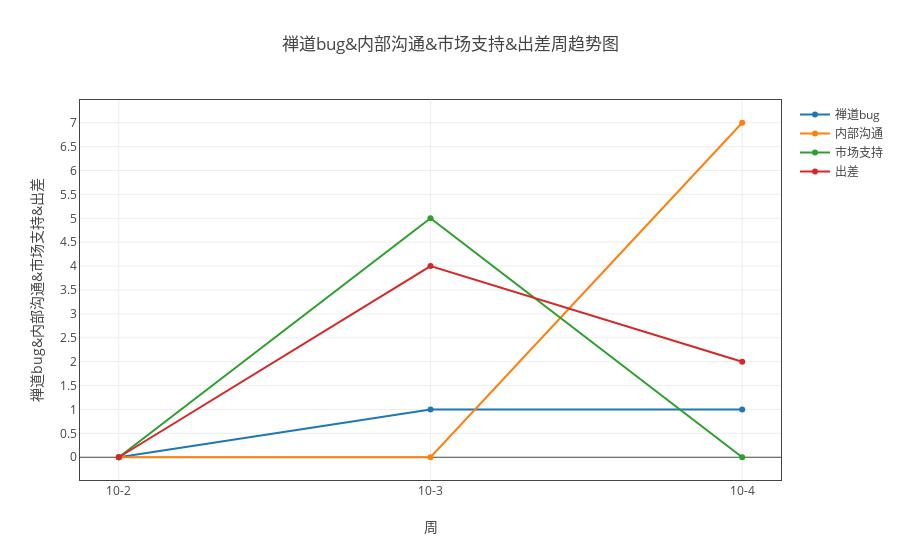

This figure's notebook cell:
### Markdown cell above
#### 内部沟通、市场支持、出差和禅道bug

### Code cell
ss=myModule.format(all_dict ,"日期" ,['内部沟通','市场支持', '出差', '禅道bug'])
tt = myModule.myPlot(ss.groupby('sum'))
tt.plot('line')

### Figure 1 — Plotly figure (JSON) as saved in the notebook; plotly's stock layout.template omitted (floating-point values rounded to 4 significant figures)
{"data": [{"name": "禅道bug", "type": "scatter", "uid": "55a91cb8-dbfd-11e8-8ddb-a41f72875c19", "x": ["10-2", "10-3", "10-4"], "y": [0, 1, 1]}, {"name": "内部沟通", "type": "scatter", "uid": "55a91cb9-dbfd-11e8-8ddb-a41f72875c19", "x": ["10-2", "10-3", "10-4"], "y": [0, 0, 7]}, {"name": "市场支持", "type": "scatter", "uid": "55a91cba-dbfd-11e8-8ddb-a41f72875c19", "x": ["10-2", "10-3", "10-4"], "y": [0, 5, 0]}, {"name": "出差", "type": "scatter", "uid": "55a91cbb-dbfd-11e8-8ddb-a41f72875c19", "x": ["10-2", "10-3", "10-4"], "y": [0, 4, 2]}], "layout": {"title": "禅道bug&内部沟通&市场支持&出差周趋势图", "xaxis": {"mirror": "all", "nticks": 20, "showgrid": true, "showline": true, "title": "周", "type": "category", "zeroline": true}, "yaxis": {"mirror": "all", "nticks": 20, "showgrid": true, "showline": true, "title": "禅道bug&内部沟通&市场支持&出差", "zeroline": true}}}
